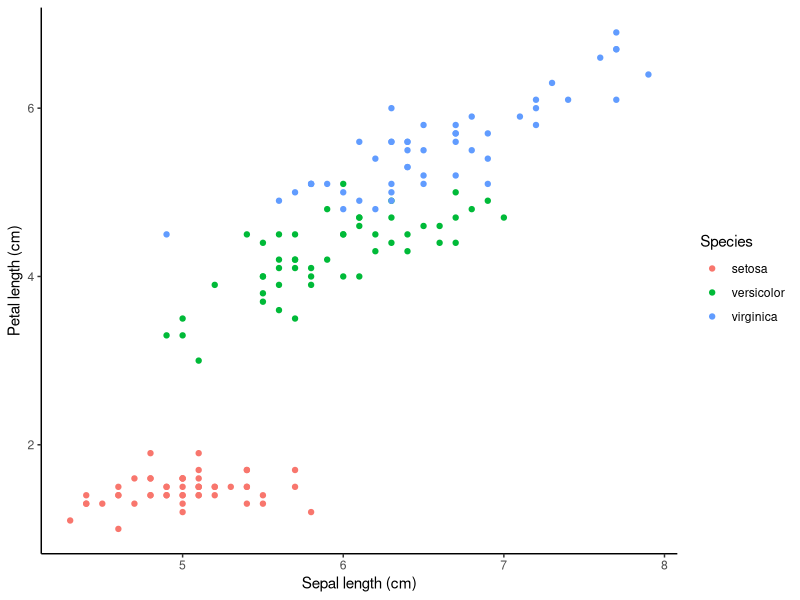
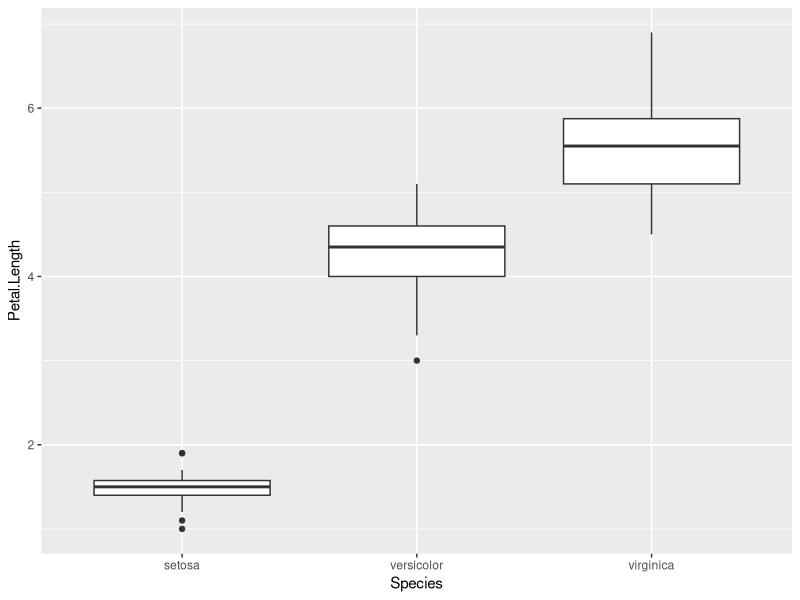
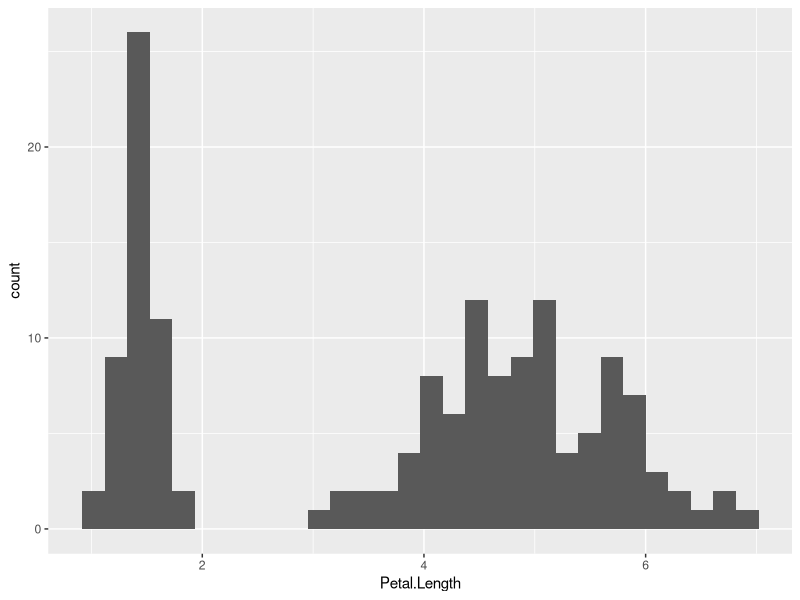
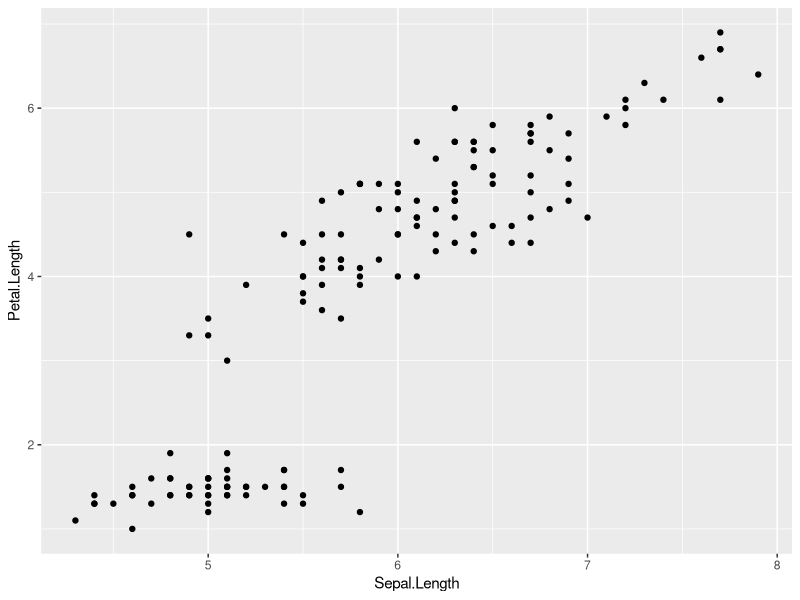
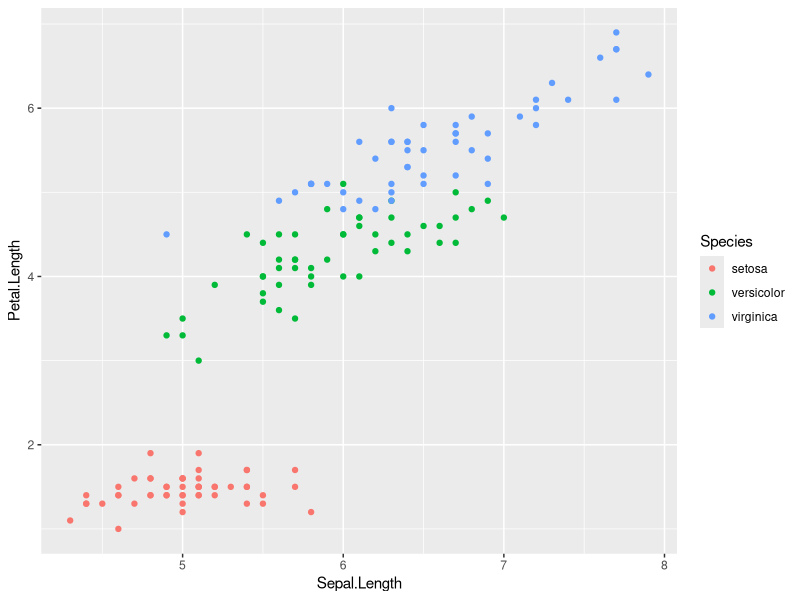
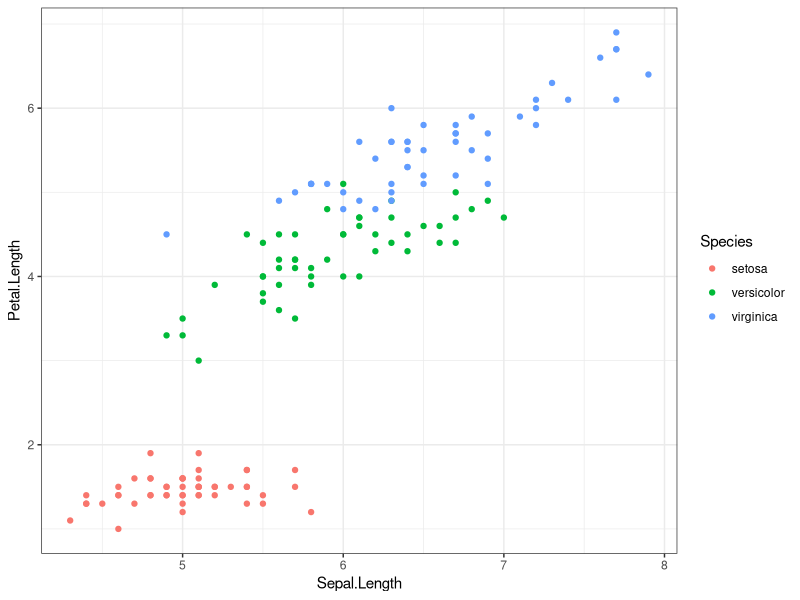
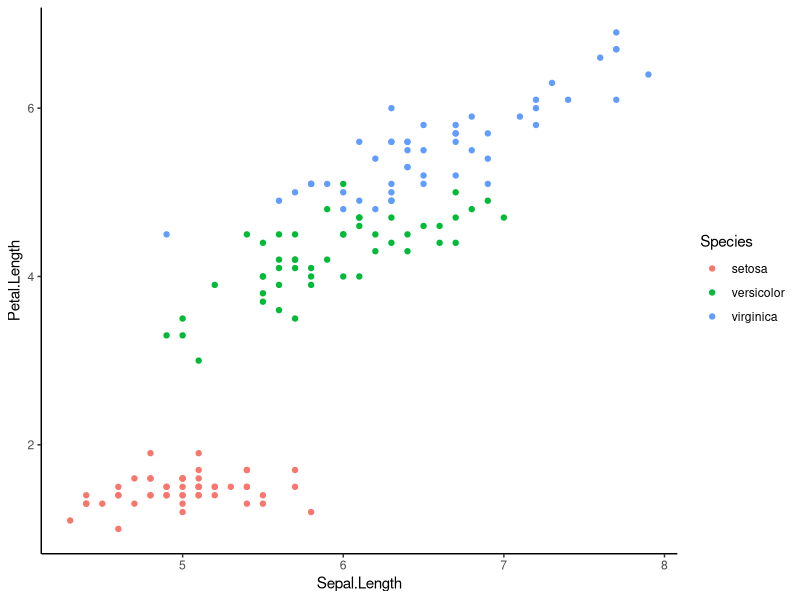

Write the R code that produced these figures, in order.
## ---- chunk 1
library(ggplot2)
g1 <- ggplot(iris, aes(Sepal.Length, Petal.Length, colour = Species)) +
  geom_point() +
  theme_classic()
print(g1 + labs(y = "Petal length (cm)", x = "Sepal length (cm)"))
## ---- chunk 2
library(ggplot2)
## ---- chunk 3
data(iris)
## ---- chunk 4
plot1 <- ggplot(iris, aes(Species, Petal.Length)) +
  geom_boxplot()
print(plot1)
## ---- chunk 5
plot2 <- ggplot(iris, aes(Petal.Length)) +
  geom_histogram()
print(plot2)
## ---- chunk 6
plot3 <- ggplot(iris, aes(Sepal.Length, Petal.Length)) +
  geom_point()
print(plot3)
## ---- chunk 7
plot4 <- ggplot(iris, aes(Sepal.Length, Petal.Length, colour = Species)) +
  geom_point()
print(plot4)
## ---- chunk 8
plot5 <- ggplot(iris, aes(Sepal.Length, Petal.Length, colour = Species)) +
  geom_point() +
  theme_bw()
print(plot5)

plot6 <- ggplot(iris, aes(Sepal.Length, Petal.Length, colour = Species)) +
  geom_point() +
  theme_classic()
print(plot6)
